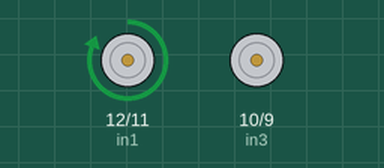
Bench run of a sketch on a simulated Arduino Uno, built with avr-gcc and run on an emulated ATmega328P. On the bench: motor-driver pin pairs drawn as motors (green arrow = first pin HIGH = forward, orange = second pin HIGH = backward, longer = more drive, scaled by the enable pin).

Above: at 15.0 s.
At 45.0 s:
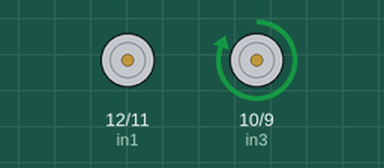
Timing chart, 0 to 78.0 s (numbered marks = the images above):
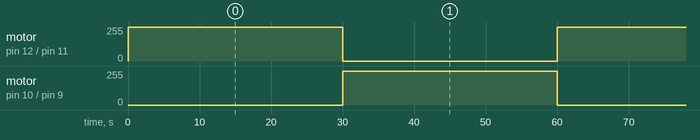

Measured:
- by itself, motor on pin 12 (in1) / pin 11 (in2), motor on pin 10 (in3) / pin 9 (in4): alternates forward 255/255 for 30.0 s and stopped for 30.0 s

The sketch:

TestPWM.ino
```cpp
#define in2 11
#define in1 12
#define enA 13

#define in4 9
#define in3 10
#define enB 8


int i = 0;
int j = 0;


void setup() {
  // put your setup code here, to run once:


  pinMode(enA,OUTPUT);
  pinMode(in1, OUTPUT);
  pinMode(in2, OUTPUT);
  pinMode(enB,OUTPUT);
  pinMode(in3, OUTPUT);
  pinMode(in4, OUTPUT);

}

void loop() {
  // put your main code here, to run repeatedly:

  if (j < 5)  {


       digitalWrite(in1, HIGH);
       digitalWrite(in2, LOW);
       analogWrite(13,255);

       delay(30000);

       digitalWrite(in1, LOW);
       digitalWrite(in2, LOW);
       analogWrite(13,0);

       j = j + 1;

    }


    if (i < 5)  {


       digitalWrite(in3, HIGH);
       digitalWrite(in4, LOW);
       analogWrite(8,255);

       delay(30000);

       digitalWrite(in3, LOW);
       digitalWrite(in4, LOW);
       analogWrite(8,0);

       i = i + 1;

    }


}
```
